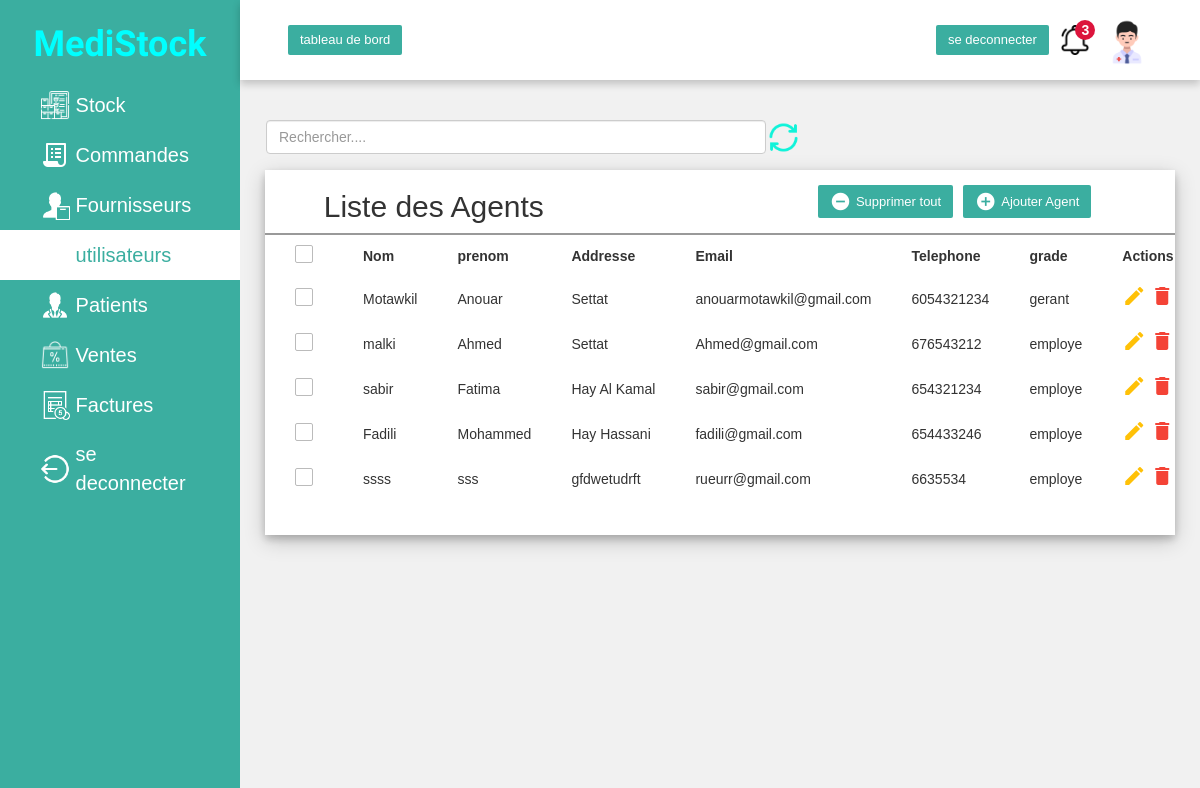
/agents (signed in), run on the app's committed database.
### utilisateur/models.py (models this page shows, shortened)
class Profile(models.Model):
   user = models.OneToOneField(User, on_delete=models.CASCADE)
   tel = models.IntegerField()
   adress = models.TextField()
   gerant = 'gerant'
   employe = 'employe'
   type_user = [
      (gerant , 'gerant'),(employe , 'employe')
   ]
   grade = models.CharField(max_length=100, choices=type_user,default=gerant)

### utilisateur/views.py (the view)
# urls.py: path('agents', views.agents, name = 'agents'),
@login_required
@user_passes_test(is_gerant)
def agents(request):
    if 'q' in request.GET:
       q = request.GET['q']
       profiles= Profile.objects.filter(user__first_name__icontains=q)
       context = {
        'profiles': profiles,
    }
    else:
      profiles = Profile.objects.all()
      context = {'profiles': profiles, }
    return render(request, 'utilisateur/agents.html', context)

### utilisateur/views.py (called while the page is built)
def is_gerant(user):
    return user.profile.grade == 'gerant'

### templates/utilisateur/agents.html (shortened to what this page needs)
{% load static%}
{% include 'parties/nav.html' %}
{% block content %}
<!DOCTYPE html>
<html lang="fr">
<head>
<link rel="stylesheet" href="https://maxcdn.bootstrapcdn.com/font-awesome/4.7.0/css/font-awesome.min.css">
<link rel="stylesheet" href="https://maxcdn.bootstrapcdn.com/bootstrap/3.3.7/css/bootstrap.min.css">
</head>
<body>
    <div class="container1">
        <div class="content1">
            <form class="chercher" >
                <div class="form-group ch" style="display: flex;">
                    <input  name="q"  class="form-control" type="search" placeholder="Rechercher...." style="width: 500px;
                    margin-left: 26px;display: inline;">
                    <a href="{% url 'agents' %}">  <img class="logo" width="35px" src="{% static 'image/refresh.png' %}"  alt="logo"></a>
                </div>
            </form>
             <div class="content-2">
                <div class="recent-payments">
                    <div class="title">
                       <h2>Liste des Agents</h2>
                       <div class="col-sm-6">
                        <a  href="{% url 'register' %}" class="btn" data-toggle="modal"><i class="material-icons">&#xE147;</i><span >Ajouter Agent</span> </a>
                        <a href="#deletefournisseurModal-{{forloop.counter}}" class="btn " data-toggle="modal"><i class="material-icons">&#xE15C;</i> <span>Supprimer tout</span></a>
                       </div>
                   </div>
<div class="table-container1">
    <table class="
     table-hover">
        <thead>
            <tr>
                <th>
                    <span class="custom-checkbox">
                        <label for="selectAll"></label>
                    </span>
                </th>
                <th>Nom</th>
                <th>prenom</th>
                <th>Addresse</th>
                <th>Email</th>
                <th>Telephone</th>
                <th>grade</th>
                <th>Actions</th>
            </tr>
        </thead>
        <tbody>
            {% for profile in profiles%}
            <tr>
                <td>
                    <span class="custom-checkbox">
                        <label for="checkbox1"></label>
                    </span>
                </td>
                <td>{{ profile.user.last_name }}</td>
                <td>{{ profile.user.first_name }}</td>
                <td>{{ profile.adress }}</td>
                <td>{{ profile.user.email }}</td>
                <td>{{ profile.tel }}</td>
               <td>{{ profile.grade }}</td>
                <td>
                    <a href="#editagentModal-{{forloop.counter}}" class="edit" data-toggle="modal"><i class="material-icons" data-toggle="tooltip" title="modifier">&#xE254;</i></a>
                    <a href="#deleteagentsModal-{{forloop.counter}}" class="delete" data-toggle="modal"><i class="material-icons" data-toggle="tooltip" title="supprimer">&#xE872;</i></a>
                </td>
            </tr>
            {% endfor  %}
           </tbody>
    </table>
 </div>
                 </div>
                </div>
         </div>
    </div>
</body>
</html>
{% endblock content %}

### templates/parties/nav.html (style rules this page uses)
* { padding: 0; margin: 0; box-sizing: border-box; font-family: 'Poppins',sans-serif; }
body { min-height: 100vh; }
a { text-decoration: none; }
h1,h2 { color: #444; }
.container1 { position: absolute; right: 0; width: 80vw; height: 100vh; background: #f1f1f1; }
.btn { background-color: #3baea0; color: white; padding: 5px 10px; text-align: center; }

### templates/utilisateur/agents.html (style rules this page uses)
table { min-width: max-content; }
.container1 .content1 { position: relative; margin-top: 15vh; min-height: 80vh; background: #f1f1f1; }
.chercher { margin-top: 0px; }
.container1 .content1 .content-2 { min-height: 60vh; display: flex; justify-content: space-around; align-items: flex-start; flex-wrap: wrap; }
.container1 .content1 .content-2 .recent-payments { min-height: 40vh; flex: 5; width:900px; background: white; margin: 0 25px 25px 25px; box-shadow: 0 4px 8px 0 rgba(0,0,0,0.2),0 6px 20px 0 rgba(0,0,0,0.19); display: flex; flex-direction: column; }
.title { display: flex; align-items: center; justify-content: space-around; border-bottom: 2px solid #999; }
table { margin-left: 10px; padding: 10px; }
td,th { text-align: left; padding: 8px 20px }
table td a.edit { color: #FFC107; }
table td a.delete { color: #F44336; }
.title .btn i { float: left; font-size: 21px; margin-right: 5px; }
.title .btn span { float: left; margin-top: 2px; }
.title .btn { float: right; font-size: 13px; border: none; min-width: 50px; border-radius: 2px; border: none; margin-right: 10px; outline: none !important; }
.custom-checkbox { position: relative; }
.custom-checkbox label:before { width: 18px; height: 18px; }
.custom-checkbox label:before { content: ''; margin-right: 10px; display: inline-block; vertical-align: text-top; background: white; border: 1px solid #bbb; border-radius: 2px; box-sizing: border-box; z-index: 2; }
.table-container1 { overflow:auto ; height: 300px; }
.btn { float: right; font-size: 13px; border: none; min-width: 50px; border-radius: 2px; border: none; margin-right: 10px; outline: none !important; }

### data on the page
Profile: user.last_name "Motawkil", user.first_name "Anouar", adress "Settat", user.email "anouarmotawkil@gmail.com", tel "6054321234", grade "gerant"
Profile: user.last_name "malki", user.first_name "Ahmed", adress "Settat", user.email "Ahmed@gmail.com", tel "676543212", grade "employe"
Profile: user.last_name "sabir", user.first_name "Fatima", adress "Hay Al Kamal", user.email "sabir@gmail.com", tel "654321234", grade "employe"
Profile: user.last_name "Fadili", user.first_name "Mohammed", adress "Hay Hassani", user.email "fadili@gmail.com", tel "654433246", grade "employe"
Profile: user.last_name "ssss", user.first_name "sss", adress "gfdwetudrft", user.email "rueurr@gmail.com", tel "6635534", grade "employe"
